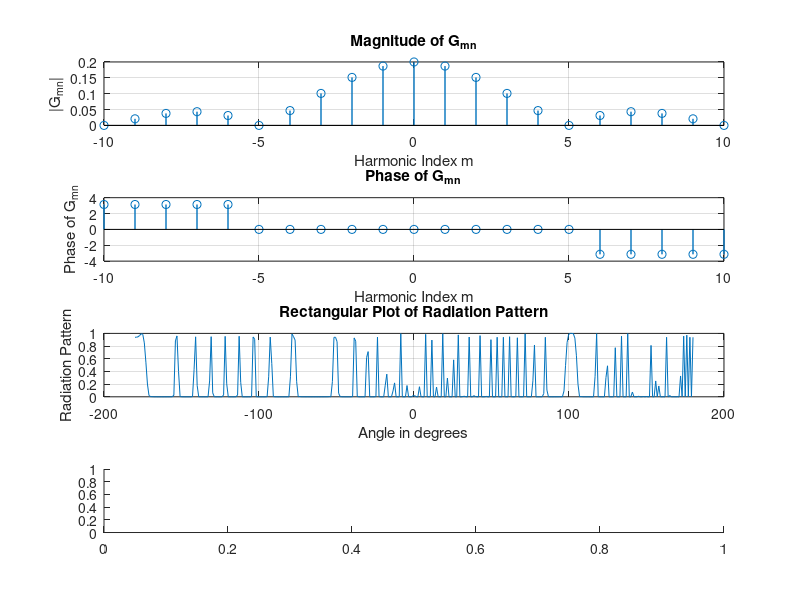

MATLAB code for this plot: (Note: this script raises an error after producing the figure.)
clc;
close all;
clear all;

% Parameters
Tp = 1; % Pulse period (adjust based on your system)
ton = 0.4; % ON time of the pulse
toff = 0.6; % OFF time of the pulse (adjust based on your setup)
f0 = 1; % Fundamental frequency (adjust as needed)
m = -10:10; % Range of m values (harmonics)
k = 2*pi;  % Wave number 
d = 0.5;

% Additional parameters for array factor
N = 16; % Number of array elements
theta = linspace(-pi, pi, 360); % Angle range for AF calculation

% Calculate tau_n and Duty cycle
tau_n = (toff - ton) / Tp;  
Duty_cycle = ton / Tp;  % Duty Cycle

% Preallocate Gmn array for different m
Gmn = zeros(size(m));

% Compute Gmn for each value of m
for i = 1:length(m)
    Gmn(i) = tau_n * sinc(tau_n * m(i)) * exp(-1j * 2 * pi * m(i) * (2 * Duty_cycle + tau_n));
end

% Calculate the array factor
AF = zeros(size(theta)); % Preallocate array for AF
for k = 1:length(theta)
    for n = 0:N-1
        AF(k) = AF(k) + Gmn(n + 1) * exp(1j * k * n * d * sin(theta(k))); % Correctly indexing theta(k)
    end
end

% Normalize the array factor
AF = AF / max(abs(AF)); % Normalize for better visualization

% Calculate the radiation pattern (power pattern)
pattern = abs(AF).^2; 

%  Normalize the pattern
pattern_normalized = pattern / max(pattern);

% Calculate Maximum Radiation Intensity
U_max = max(pattern_normalized); % Maximum intensity

% Compute Total Radiated Power (P_radiation)
P_radiation = 2*pi*trapz(theta, pattern_normalized .* sin(theta));  % Integrating radiation pattern

% Calculate Directivity using D = (U_max * 4*pi) / P_radiation
directivity = (U_max * 4 * pi) / P_radiation; % Directivity (linear scale)

disp(directivity)

dir_dB = 10 * log10(directivity);
disp(dir_dB)



% Plot the magnitude and phase of Gmn for visualization
figure;
subplot(4,1,1);
stem(m, abs(Gmn), 'LineWidth', 1);
xlabel('Harmonic Index m');
ylabel('|G_{mn}|');
title('Magnitude of G_{mn}');
grid on;

subplot(4,1,2);
stem(m, angle(Gmn), 'LineWidth', 1);
xlabel('Harmonic Index m');
ylabel('Phase of G_{mn}');
title('Phase of G_{mn}');
grid on;

% Subplot 3: Rectangular Plot of Radiation Pattern
subplot(4,1,3);  % Third subplot in 2x2 grid
plot(rad2deg(theta), pattern_normalized);
xlabel('Angle in degrees');
ylabel('Radiation Pattern');
title('Rectangular Plot of Radiation Pattern');
grid on;

% Subplot 4: Polar Plot of Radiation Pattern
subplot(4,1,4);  % Fourth subplot in 2x2 grid
polarplot((theta), pattern_normalized);
title('Polar Plot of Radiation Pattern');
grid on;
